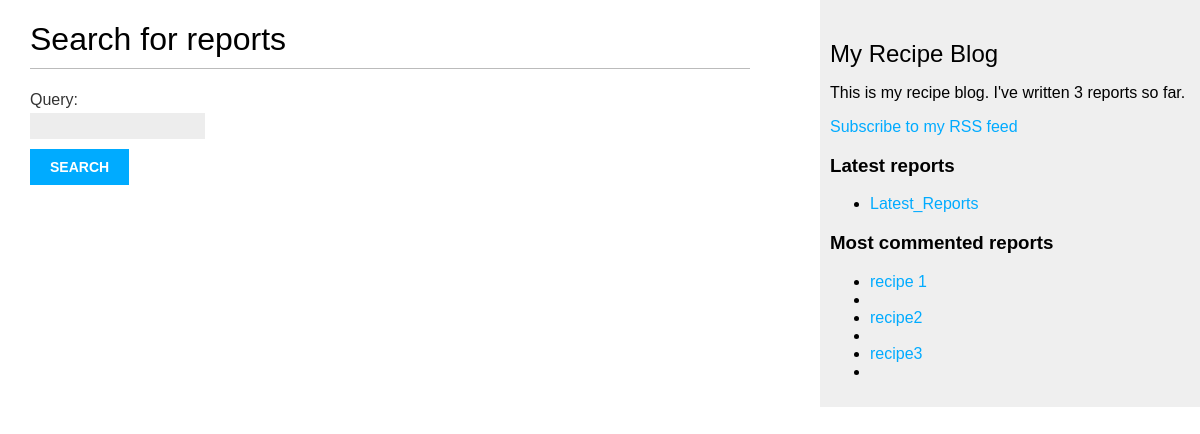
Page /recipe/search/ on the committed database.
### recipe/models.py (models this page shows, shortened)
class Report(models.Model):
    class Status(models.TextChoices):
        DRAFT = 'DF', 'Draft'
        PUBLISHED = 'PB', 'Published'
    CATEGORY_CHOICES = [
        ('BRK', 'Breakfast'),
        ('LCH', 'Lunch'),
        ('DIN', 'Dinner'),
        ('DES', 'Dessert'),
        ('APP', 'Appetizer'),
    ]
    title = models.CharField(max_length=250)
    slug = models.SlugField(max_length=250, unique_for_date='publish')
    author = models.ForeignKey(
        settings.AUTH_USER_MODEL, on_delete=models.CASCADE, related_name="recipe_reports"
    )
    body = models.TextField()
    image = models.ImageField(upload_to='reports/', null=True, blank=True)
    category = models.CharField(max_length=3, choices=CATEGORY_CHOICES, default="DIN")
    publish = models.DateTimeField(default=timezone.now)
    created = models.DateTimeField(auto_now_add=True)
    updated = models.DateTimeField(auto_now=True)
    status = models.CharField(max_length=2, choices=Status, default=Status.DRAFT)
    objects = models.Manager()
    published = PublishedManager()
    class Meta:
        ordering = ['-publish']
        indexes = [models.Index(fields=['-publish']),]
    def get_absolute_url(self):
        return reverse('recipe:report_detail',args=[
            self.publish.year,
            self.publish.month,
            self.publish.day,
            self.slug])
    tags = TaggableManager()

### recipe/views.py (the view, shortened to what this page needs)
# urls.py: path('search/', views.report_search, name='report_search'),
def report_search(request):
    form = SearchForm()
    query = None
    results = []
    return render(request, 'recipe/report/search.html', {'form':form, 'query':query, 'results':results})

### recipe/forms.py
class SearchForm(forms.Form):
    query = forms.CharField()

### recipe/models.py (called while the page is built)
    def get_queryset(self):
        return super().get_queryset().filter(status=Report.Status.PUBLISHED)

### recipe/templatetags/recipe_tags.py (called while the page is built)
@register.simple_tag
def get_most_commented_reports(count=5):
    return Report.published.annotate(
        total_comments=Count('comments')
    ).order_by('-total_comments')[:count]

@register.simple_tag
def total_reports():
    return Report.published.count()

@register.inclusion_tag('recipe/report/latest_reports.html')
def show_latest_reports(count=5):
    latest_posts = Report.published.order_by('-publish')[:count]
    return {'latest_reports': show_latest_reports}

### recipe/Templates/recipe/report/search.html (shortened to what this page needs)
{% extends "recipe/base.html" %}
{% load recipe_tags %}
{% block content %}
    {% if query %}
        <h1>Reports containing "{{ query }}"</h1>
        <h3>
            {% with results.count as total_results %}
            Found {{ total_results }} result{{ total_results|pluralize }}
            {% endwith %}
        </h3>
        {% for report in results %}
        <h4>
            <a href="{{ report.get_absolute_url }}">
                {{ report.title }}
            </a>
        </h4>
        {{ report.body|markdown|truncatewords_html:12 }}
        {% empty %}
        <p>There are no results for your query.</p>
        {% endfor %}
        <p><a href="{% url "recipe:report_search" %}">Search again</a></p>
        {% else %}
        <h1>Search for reports</h1>
        <form method = "get">
            {{ form.as_p }}
            <input type="submit" value="Search">
        </form>
    {% endif %}
{% endblock %}

### recipe/Templates/recipe/base.html (shortened to what this page needs)
{% load recipe_tags %}
{% load static %}
<!DOCTYPE html>
<html>
<head>
    <link href = "{% static "css/blog.css" %}" rel = "stylesheet">
</head>
<body>
    <div id="content">
        {% block content %}
        {% endblock %}
    </div>
    <div id="sidebar">
        <h2>My Recipe Blog</h2>
        <p>This is my recipe blog.
            I've written {% total_reports %} reports so far.
        </p>
        <p>
            <a href="{% url "recipe:report_feed" %}">
                Subscribe to my RSS feed
            </a>
        <h3>Latest reports</h3>
        {% show_latest_reports 3 %}
        <h3>Most commented reports</h3>
        {% get_most_commented_reports as most_commented_reports %}
        <ul>
            {% for report in most_commented_reports %}
                <li>
                    <a href="{{ report.get_absolute_url }}">{{ report.title }}</a>
                <li>
            {% endfor %}
        </ul>
    </div>
</body>
</html>

### blog/static/css/blog.css (style rules this page uses)
body { margin:0; padding:0; font-family:helvetica, sans-serif; }
a { color:#00abff; text-decoration:none; }
h1 { font-weight:normal; border-bottom:1px solid #bbb; padding:0 0 10px 0; }
h2 { font-weight:normal; margin:30px 0 0; }
#content { float:left; width:60%; padding:0 0 0 30px; }
#sidebar { float:right; width:30%; padding:10px; background:#efefef; height:100%; }
label { float:left; clear:both; color:#333; margin-bottom:4px; }
input, textarea { clear:both; float:left; margin:0 0 10px; background:#ededed; border:0; padding:6px 10px; font-size:12px; }
input[type=submit] { font-weight:bold; background:#00abff; color:#fff; padding:10px 20px; font-size:14px; text-transform:uppercase; }

### rows in the picture
Report: title "recipe 1"
Report: title "recipe2"
Report: title "recipe3"

### other values in the picture
{{ report.title }} "Latest_Reports"
